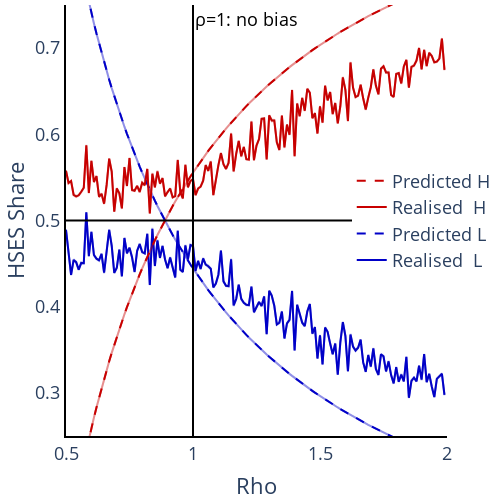

The cell this chart's notebook holds for it:
### Markdown cell above
### Rho HSES Share

### Code cell
HSESL_rho_epsilon125 = plotly_lines.plot_MTO_sim_results(plotly_lines(), data=df_rho[df_rho['epsilon'] == 1.25], x_var='rho', y_var='H_Share_H', x_range=[0.5,2], y_range=[0,1], x_title='rho', y_title='Exposure', with_predicted=True, colors=['rgba(200,0,0,1)', 'rgba(200,0,0,1)'], legend_text='High')

HSESH_rho_epsilon125 = plotly_lines.plot_MTO_sim_results(plotly_lines(), data=df_rho[df_rho['epsilon'] == 1.25], x_var='rho', y_var='H_Share_L', x_range=[0.5,2], y_range=[0,1], x_title='rho', y_title='Exposure', with_predicted=True, colors=['rgba(0,0,200,1)', 'rgba(0,0,200,1)'], legend_text='Low')


HSESH_rho_epsilon125.data[3]['line']['dash'] = 'dash'
HSESL_rho_epsilon125.data[3]['line']['dash'] = 'dash'

fig_HSES_rho = go.Figure(data = HSESH_rho_epsilon125.data + HSESL_rho_epsilon125.data)

fig_HSES_rho.update_layout(
    title = None, 
    font=dict(size = 18),
    xaxis_title = 'Rho', 
    yaxis_title = 'HSES Share',
    width = 500, height = 500,
    showlegend = True, 
    legend=dict(x=0.75,y=0.5),
    legend_title_text = '',
    xaxis_range = [0.5,2],
    yaxis_range = [0.25,0.75],
    margin=dict(b=5,l=5,r=5,t=5),
    xaxis = dict(showgrid = False, showline = True, linecolor = 'rgb(0,0,0)', linewidth = 2), 
    yaxis = dict(showgrid = False, showline = True, linecolor = 'rgb(0,0,0)', linewidth = 2),
    plot_bgcolor='rgba(0,0,0,0)')


fig_HSES_rho.add_hline(y=0.5, line_width=2, annotation_text = '', annotation_font_color='black', line=dict(color='black'))
fig_HSES_rho.add_vline(x=1, line_width=2, annotation_text = 'ρ=1: no bias', annotation_font_color='black', line=dict(color='black'))

fig_HSES_rho.data[0]['name'] = 'Realised  L'
fig_HSES_rho.data[3]['name'] = 'Predicted L'
fig_HSES_rho.data[6]['name'] = 'Realised  H'
fig_HSES_rho.data[9]['name'] = 'Predicted H'
fig_HSES_rho

### Figure 1 — Plotly figure (JSON) as saved in the notebook; plotly's stock layout.template omitted (floating-point values rounded to 4 significant figures; data arrays with more than 128 entries replaced by an {"elided": "..."} marker saying what was removed)
{"data": [{"line": {"color": "rgba(0,0,200,1)", "width": 2}, "mode": "lines", "name": "Realised  L", "showlegend": true, "type": "scatter", "x": {"elided": "150 float values"}, "y": {"elided": "150 float values"}}, {"line": {"color": "rgba(0,0,200,0.25)", "width": 2}, "mode": "lines", "showlegend": false, "type": "scatter", "x": {"elided": "150 float values"}, "y": {"elided": "150 float values"}}, {"fill": "tonexty", "fillcolor": "rgba(68, 68, 68, 0.2)", "line": {"color": "rgba(0,0,200,0.25)", "width": 2}, "mode": "lines", "showlegend": false, "type": "scatter", "x": {"elided": "150 float values"}, "y": {"elided": "150 float values"}}, {"line": {"color": "rgba(0,0,200,1)", "dash": "dash", "width": 2}, "mode": "lines", "name": "Predicted L", "showlegend": true, "type": "scatter", "x": {"elided": "150 float values"}, "y": {"elided": "150 float values"}}, {"line": {"color": "rgba(0,0,200,0.25)", "width": 2}, "mode": "lines", "showlegend": false, "type": "scatter", "x": {"elided": "150 float values"}, "y": {"elided": "150 float values"}}, {"fill": "tonexty", "fillcolor": "rgba(68, 68, 68, 0.2)", "line": {"color": "rgba(0,0,200,0.25)", "width": 2}, "mode": "lines", "showlegend": false, "type": "scatter", "x": {"elided": "150 float values"}, "y": {"elided": "150 float values"}}, {"line": {"color": "rgba(200,0,0,1)", "width": 2}, "mode": "lines", "name": "Realised  H", "showlegend": true, "type": "scatter", "x": {"elided": "150 float values"}, "y": {"elided": "150 float values"}}, {"line": {"color": "rgba(200,0,0,0.25)", "width": 2}, "mode": "lines", "showlegend": false, "type": "scatter", "x": {"elided": "150 float values"}, "y": {"elided": "150 float values"}}, {"fill": "tonexty", "fillcolor": "rgba(68, 68, 68, 0.2)", "line": {"color": "rgba(200,0,0,0.25)", "width": 2}, "mode": "lines", "showlegend": false, "type": "scatter", "x": {"elided": "150 float values"}, "y": {"elided": "150 float values"}}, {"line": {"color": "rgba(200,0,0,1)", "dash": "dash", "width": 2}, "mode": "lines", "name": "Predicted H", "showlegend": true, "type": "scatter", "x": {"elided": "150 float values"}, "y": {"elided": "150 float values"}}, {"line": {"color": "rgba(200,0,0,0.25)", "width": 2}, "mode": "lines", "showlegend": false, "type": "scatter", "x": {"elided": "150 float values"}, "y": {"elided": "150 float values"}}, {"fill": "tonexty", "fillcolor": "rgba(68, 68, 68, 0.2)", "line": {"color": "rgba(200,0,0,0.25)", "width": 2}, "mode": "lines", "showlegend": false, "type": "scatter", "x": {"elided": "150 float values"}, "y": {"elided": "150 float values"}}], "layout": {"annotations": [{"font": {"color": "black"}, "showarrow": false, "text": "", "x": 1, "xanchor": "right", "xref": "x domain", "y": 0.5, "yanchor": "bottom", "yref": "y"}, {"font": {"color": "black"}, "showarrow": false, "text": "ρ=1: no bias", "x": 1, "xanchor": "left", "xref": "x", "y": 1, "yanchor": "top", "yref": "y domain"}], "font": {"size": 18}, "height": 500, "legend": {"title": {"text": ""}, "x": 0.75, "y": 0.5}, "margin": {"b": 5, "l": 5, "r": 5, "t": 5}, "plot_bgcolor": "rgba(0,0,0,0)", "shapes": [{"line": {"color": "black", "width": 2}, "type": "line", "x0": 0, "x1": 1, "xref": "x domain", "y0": 0.5, "y1": 0.5, "yref": "y"}, {"line": {"color": "black", "width": 2}, "type": "line", "x0": 1, "x1": 1, "xref": "x", "y0": 0, "y1": 1, "yref": "y domain"}], "showlegend": true, "title": {}, "width": 500, "xaxis": {"linecolor": "rgb(0,0,0)", "linewidth": 2, "range": [0.5, 2], "showgrid": false, "showline": true, "title": {"text": "Rho"}}, "yaxis": {"linecolor": "rgb(0,0,0)", "linewidth": 2, "range": [0.25, 0.75], "showgrid": false, "showline": true, "title": {"text": "HSES Share"}}}}
